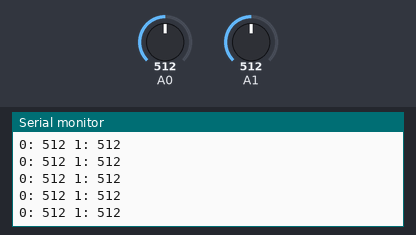
Recording of a sketch running on a simulated Arduino Uno, built with avr-gcc and run on an emulated ATmega328P. Parts: the last lines printed to the serial monitor. The test bench sets the inputs (shaded band); at power-on: A0 = 512, A1 = 512.

Above: at 1.2 s.
1.3 s: A0 set to 716
At 1.56 s:
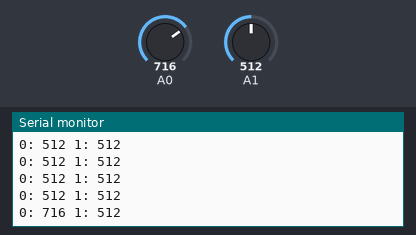
2.8 s: A1 set to 716
At 2.96 s:
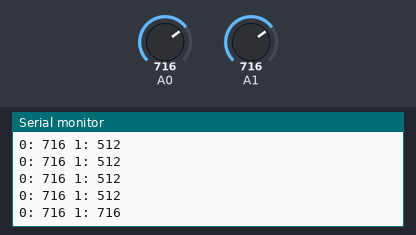
4.3 s: A0 set to 900
At 4.37 s:
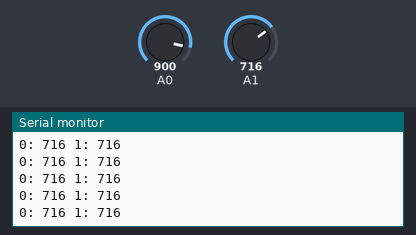
5.8 s: A1 set to 900
At 5.97 s:
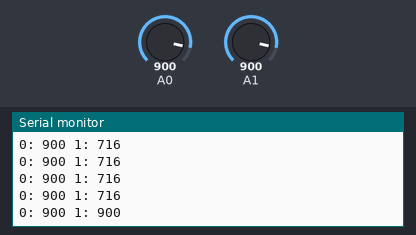
Timing chart, 0 to 8.3 s (numbered marks = the images above; inputs shaded):
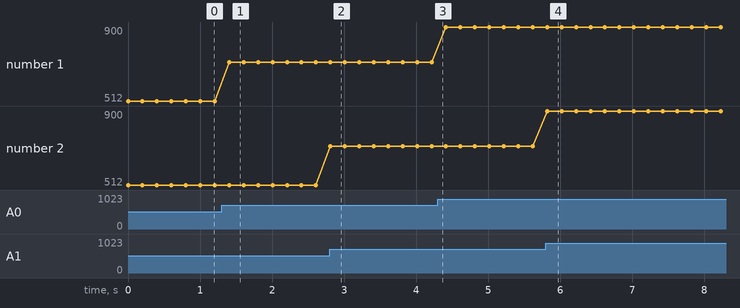

The sketch:

test.ino
```cpp
void setup() {
  Serial.begin(9600);
}


void loop() {
  Serial.print("0: ");
  Serial.print(analogRead(0));
  Serial.print(" 1: ");
  Serial.println(analogRead(1));
  delay(200);
}
```

Measured:
- after the input at 1.3 s, the serial monitor: prints a new line after 0.10 s (image 1)
- after the input at 2.8 s, the serial monitor: prints a new line at once (image 2)
- after the input at 5.8 s, the serial monitor: prints a new line at once (image 4)
- plotted number 1: 512 → 716 after the input at 1.3 s, 716 → 900 after the input at 4.3 s
